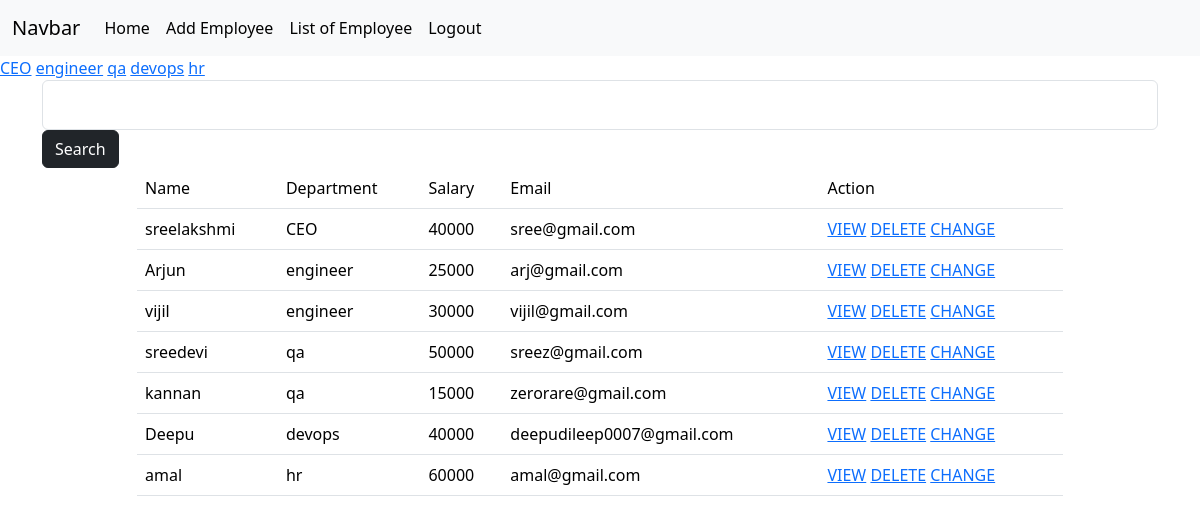
Screenshot of /employee/all (signed in) with the database file from the repository.
### crm/models.py (models this page shows, shortened)
class Employee(models.Model):
    name=models.CharField(max_length=100)
    department=models.CharField(max_length=100)
    salary=models.PositiveSmallIntegerField()
    email=models.EmailField()
    contact=models.CharField(max_length=200,null=True)
    profile_pic=models.ImageField(upload_to="images",null=True,blank=True)
    dob=models.DateField(null=True,blank=True)

### crm/views.py (the view, shortened to what this page needs)
# urls.py: path("employee/all",views.EmployeeListView.as_view(),name="emp_all"),
@method_decorator(signin_required,name="dispatch")
class EmployeeListView(View):
    def get(self,request,*args,**kwargs):
        qs=Employee.objects.all()
        departments=Employee.objects.all().values_list("department",flat=True).distinct()
        print(departments)
        if "department" in request.GET:
            dept=request.GET.get("department")
            qs=qs.filter(department___iexact=dept)
        return render(request,"emp_list.html",{"data":qs,"departments":departments})

### crm/views.py (called while the page is built)
def signin_required(fn):
    def wrapper(request,*args,**kwargs):
        if not request.user.is_authenticated:
            messages.error(request,"invalid session")
            return redirect("signin")
        else:
            return fn(request,*args,**kwargs)
    return wrapper

### crm/templates/emp_list.html (shortened to what this page needs)
{%extends 'base.html'%}
{%block body_block%}
<div>
    {%for dep in departments%}
    <a href="{%url 'emp_all'%}?department={{dep}}">{{dep}}</a>
    {%endfor%}
</div>
<div class="container">
    <div class="row">
        <div class="col-">
            <form action="" method="post">
                <input type="text" name="box" class="form-control" style="height: 50px;">
                <button type="submit" class="btn btn-dark">Search</button>
            </form>
        </div>
    </div>
</div>
<div class="container">
    <div class="row">
        <div class="col-1"></div>
        <div class="col-10">
            <table class="table">
                <tr>
                    <td>Name</td>
                    <td>Department</td>
                    <td>Salary</td>
                    <td>Email</td>
                    <td>Action</td>
                </tr>
                {%for emp in data%}
                <tr>
                    <td>{{emp.name}}</td>
                    <td>{{emp.department}}</td>
                    <td>{{emp.salary}}</td>
                    <td>{{emp.email}}</td>
                    <td>
                        <a href="{%url 'emp_detail' emp.id%}">VIEW</a>
                        <a href="{%url 'emp_delete' emp.id%}">DELETE</a>
                        <a href="{%url 'emp_edit' emp.id%}">CHANGE</a>
                    </td>
                </tr>
                {%endfor%}
            </table>
        </div>
        <div class="col-1"></div>
    </div>
</div>
{%endblock%}

### crm/templates/base.html (shortened to what this page needs)
<!DOCTYPE html>
<html lang="en">
<head>
    <link href="https://cdn.jsdelivr.net/npm/bootstrap@5.3.2/dist/css/bootstrap.min.css" rel="stylesheet"
>
</head>
<body>
    <nav class="navbar navbar-expand-lg bg-body-tertiary">
        <div class="container-fluid">
            <a class="navbar-brand" href="#">Navbar</a>
            <div class="collapse navbar-collapse" id="navbarNav">
                <ul class="navbar-nav">
                    <li class="nav-item">
                        <a class="nav-link active" aria-current="page" href="#">Home</a>
                    </li>
                    <li class="nav-item">
                        <a class="nav-link active" aria-current="page" href="{%url 'emp_add'%}">Add Employee</a>
                    </li>
                    <li class="nav-item">
                        <a class="nav-link active" aria-current="page" href="{%url 'emp_all'%}">List of Employee</a>
                    </li>
                    <li class="nav-item">
                        <a class="nav-link active" aria-current="page" href="{%url 'signout'%}">Logout</a>
                    </li>
                </ul>
            </div>
        </div>
    </nav>
    {%block body_block%}
    {%endblock%}
</body>
</html>

### rows the page displays
Employee: name "sreelakshmi", department "CEO", salary "40000", email "sree@gmail.com"
Employee: name "Arjun", department "engineer", salary "25000", email "arj@gmail.com"
Employee: name "vijil", department "engineer", salary "30000", email "vijil@gmail.com"
Employee: name "sreedevi", department "qa", salary "50000", email "sreez@gmail.com"
Employee: name "kannan", department "qa", salary "15000", email "zerorare@gmail.com"
Employee: name "Deepu", department "devops", salary "40000", email "deepudileep0007@gmail.com"
Employee: name "amal", department "hr", salary "60000", email "amal@gmail.com"

### other values shown
{{ dep }} "CEO" "engineer" "qa" "devops" "hr"
